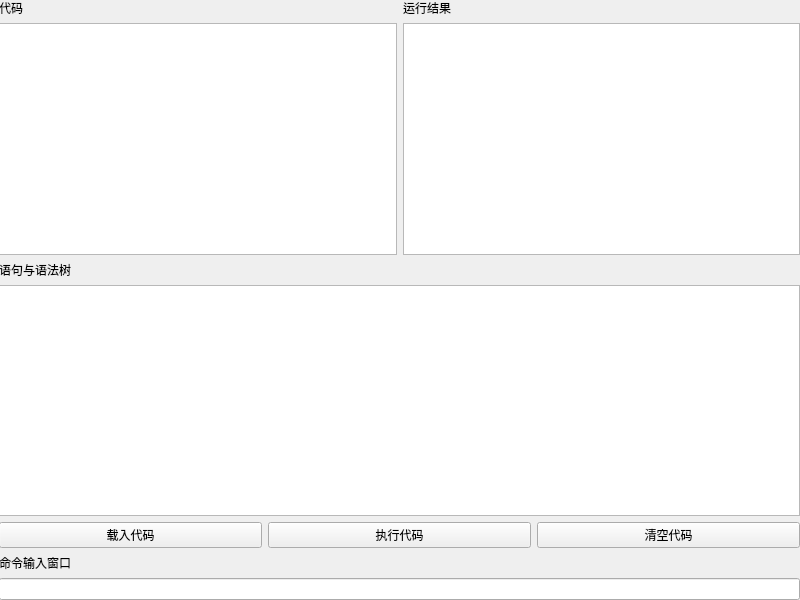
<?xml version="1.0" encoding="UTF-8"?>
<ui version="4.0">
 <class>MainWindow</class>
 <widget class="QMainWindow" name="MainWindow">
  <property name="geometry">
   <rect>
    <x>0</x>
    <y>0</y>
    <width>800</width>
    <height>600</height>
   </rect>
  </property>
  <property name="windowTitle">
   <string>MainWindow</string>
  </property>
  <widget class="QWidget" name="centralwidget">
   <widget class="QWidget" name="verticalLayoutWidget">
    <property name="geometry">
     <rect>
      <x>-1</x>
      <y>-1</y>
      <width>801</width>
      <height>601</height>
     </rect>
    </property>
    <layout class="QVBoxLayout" name="verticalLayout_4">
     <item>
      <layout class="QHBoxLayout" name="horizontalLayout_2">
       <item>
        <layout class="QVBoxLayout" name="verticalLayout_9">
         <item>
          <widget class="QLabel" name="Code_Label">
           <property name="text">
            <string>代码</string>
           </property>
          </widget>
         </item>
         <item>
          <widget class="QTextBrowser" name="Code_Browser"/>
         </item>
        </layout>
       </item>
       <item>
        <layout class="QVBoxLayout" name="verticalLayout_6">
         <item>
          <widget class="QLabel" name="Result_Label">
           <property name="text">
            <string>运行结果</string>
           </property>
          </widget>
         </item>
         <item>
          <widget class="QTextBrowser" name="Result_Browser"/>
         </item>
        </layout>
       </item>
      </layout>
     </item>
     <item>
      <layout class="QVBoxLayout" name="verticalLayout_8">
       <item>
        <widget class="QLabel" name="LAST_Label">
         <property name="text">
          <string>语句与语法树</string>
         </property>
        </widget>
       </item>
       <item>
        <widget class="QTextBrowser" name="LAST_Browser"/>
       </item>
      </layout>
     </item>
     <item>
      <layout class="QHBoxLayout" name="horizontalLayout_3">
       <item>
        <widget class="QPushButton" name="Load_Btn">
         <property name="text">
          <string>载入代码</string>
         </property>
        </widget>
       </item>
       <item>
        <widget class="QPushButton" name="Run_Btn">
         <property name="text">
          <string>执行代码</string>
         </property>
        </widget>
       </item>
       <item>
        <widget class="QPushButton" name="Clear_Btn">
         <property name="text">
          <string>清空代码</string>
         </property>
        </widget>
       </item>
      </layout>
     </item>
     <item>
      <layout class="QVBoxLayout" name="verticalLayout_7">
       <item>
        <widget class="QLabel" name="Input_Btn">
         <property name="text">
          <string>命令输入窗口</string>
         </property>
        </widget>
       </item>
       <item>
        <widget class="QLineEdit" name="Input_Line"/>
       </item>
      </layout>
     </item>
    </layout>
   </widget>
  </widget>
 </widget>
 <resources/>
 <connections/>
</ui>
